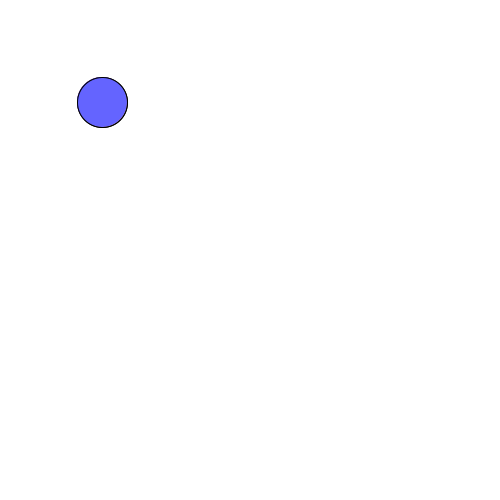
Frame 1 (no input)
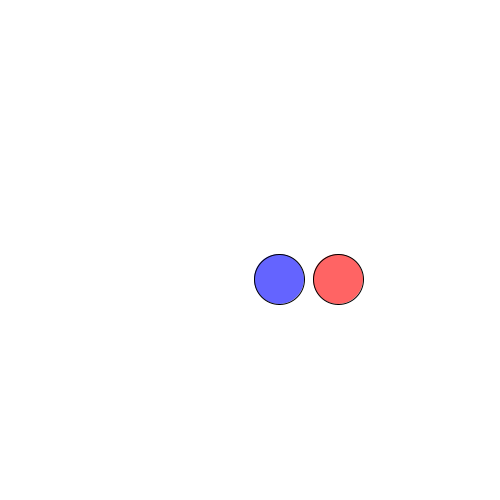
Frame 60 (the mouse pressed at the canvas centre just before this capture)
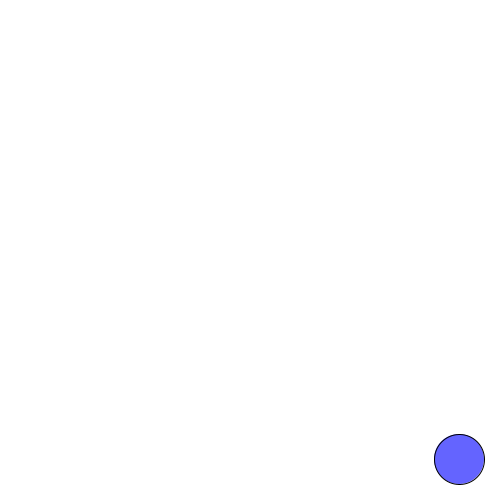
Frame 120 (the mouse held since frame 60 and released just before this capture)

The Processing sketch that drew these frames (run headless with seeded random() and noise(); from frame 60 on, the mouse is pressed at the canvas centre):

// Processing sketch: classes_oefening
// ── classes_oefening.pde
class ellipse {
  int r = 100;
  int g = 100;
  int b = 100;
  float x = 100;
  float y = 100;
  void roll() {
    x += 2;
    y += 2;
  }
  void drawme() {
    fill(r, g, b);
    ellipse(x, y, 50, 50);
  }
}
ellipse ellipse1 = new ellipse();
ellipse ellipse2 = new ellipse();

void setup() {
  size(500, 500);
  ellipse1.r = 255;
  ellipse2.b = 255;
}

void draw() {
  background(255, 255, 255);
  ellipse1.roll();
  ellipse2.roll();
  ellipse1.drawme();
  ellipse2.drawme();
  ellipse1.x += 2;
  ellipse2.x += 1;
  ellipse1.y += 1;
  ellipse2.y += 1;
}
